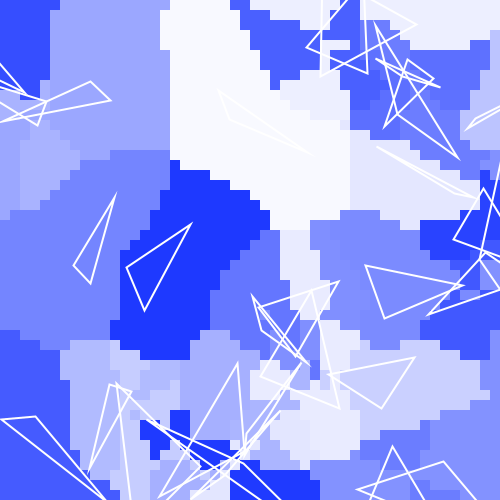
Frame 1 (no input)
Frame 60 (the mouse pressed at the canvas centre just before this capture): identical to frame 1, image omitted
Frame 120 (the mouse held since frame 60 and released just before this capture): identical to frame 1, image omitted

The Processing sketch that drew this single still picture (run headless with seeded random() and noise(); from frame 60 on, the mouse is pressed at the canvas centre):

// Processing sketch: Polygon_sourced_Voronoi
// ── Polygon_sourced_Voronoi.pde
ArrayList<Region> regions = new ArrayList<Region>();
float pSize = 10;
int rN = 30;//number of regions
float polyDst = 100;//500polygon vertex distribute(for testing)
float basehue;
float lSW = 2;//10
int power = 1;
boolean render = false;

void setup(){
  size(500, 500);
  //fullScreen();
  colorMode(HSB, 360, 100, 100);
  basehue = random(360);
  for(int i = 0; i < rN; i++){
    color col = color(basehue, random(100), 100);
    PVector p = new PVector(random(width), random(height));
    regions.add(new Region(p, col));
  }
}

void keyPressed(){
  if(key == 'g'){
    regions = new ArrayList<Region>();
    basehue = random(360);
    for(int i = 0; i < rN; i++){
      color col = color(basehue, random(100), 100);
      PVector p = new PVector(random(width), random(height));
      regions.add(new Region(p, col));
    }
  }
  if(key == 'r'){
    render = !render;
  }
}

void draw(){
  background(255);
  noStroke();
  float t = pSize;
  if(render){
    pSize = 1;
  }else{
    pSize = 10;
  }
  for(int x = 0; x < width; x+=t){
    for(int y = 0; y < height; y+=t){
      fill(nearestColor(power, new PVector(x, y)));
      rect(x, y, pSize, pSize);
    }
  }
  
  for(Region region : regions){
    region.show();
  }
}

color nearestColor(int val, PVector p){
  float minDist = Float.POSITIVE_INFINITY;
  color col = color(0);
  for(Region region : regions){
    float dst = region.calcDist(p);
    if(minDist > dst){
      minDist = dst;
      col = region.col;
    }
  }
  return col;
}

// ── Region.pde
class Region{
  ArrayList<PVector> vertices = new ArrayList<PVector>();
  PVector p;
  color col;
  
  Region(PVector p, color col){
    this.p = p;
    vertices.add(p);
    vertices.add(PVector.add(p, new PVector(random(-polyDst, polyDst), random(-polyDst, polyDst))));
    vertices.add(PVector.add(p, new PVector(random(-polyDst, polyDst), random(-polyDst, polyDst))));
    this.col = col;
  }
  
  float calcDist(PVector target){
    float dst = Float.POSITIVE_INFINITY;
    for(int i=0; i<vertices.size()-1; i++){
      PVector A = vertices.get(i);
      PVector B = vertices.get(i+1);
      dst = min(dst, lineDist(target, A, B));
    }
    return dst;
  }
  
  void show(){
    if(!render){
      stroke(360);
      noFill();
      strokeWeight(lSW);
      //point(p.x, p.y);
      beginShape();
      for(PVector v : vertices){
        vertex(v.x, v.y);
      }
      endShape(CLOSE);
    }
  }
}

// ── Util.pde
float lineDist(PVector c, PVector a, PVector b) {
  PVector ap = PVector.sub(c, a);
  PVector ab = PVector.sub(b, a);
  float l = PVector.dist(a, b);
  ab.normalize(); // Normalize the line
  float scala = ap.dot(ab);
  if(scala <= 0){
    return PVector.dist(c, a);
  }else if(scala >= l){
    return PVector.dist(c, b);
  }
  else{
    ab.mult(scala);
    PVector normalPoint = PVector.add(a, ab);
    return PVector.dist(c, normalPoint);
  }
}
